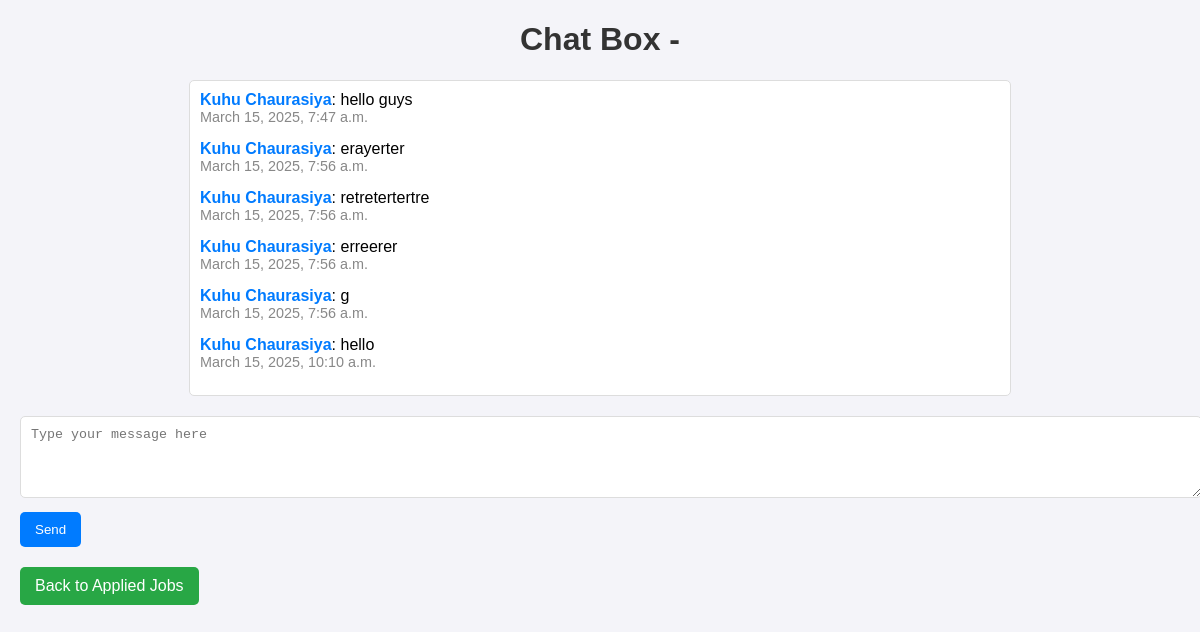
The page /chat/1/ (signed in) on the database its author committed.
### jobs/models.py (models this page shows, shortened)
class Message(models.Model):
    sender = models.ForeignKey(User, on_delete=models.CASCADE, related_name='sent_messages')
    recipient = models.ForeignKey(User, on_delete=models.CASCADE, related_name='received_messages')
    application = models.ForeignKey('Application', on_delete=models.CASCADE, related_name='messages')  # This line is key
    content = models.TextField()
    timestamp = models.DateTimeField(auto_now_add=True)

class JobSeeker(models.Model):
    user = models.OneToOneField(User, on_delete=models.CASCADE)
    first_name = models.CharField(max_length=30)
    last_name = models.CharField(max_length=30)
    resume = models.FileField(upload_to='resumes/')
    profile_picture = models.ImageField(upload_to='profile_pictures/', blank=True, null=True)
    skills = models.TextField(help_text="List skills separated by commas.")
    experience = models.CharField(max_length=500, null=True, blank=True)
    education = models.CharField(max_length=100)
    phone_number = models.CharField(max_length=15, blank=True, null=True)
    location = models.CharField(max_length=100, help_text="City, Country")
    linkedin_url = models.URLField(blank=True, null=True)
    portfolio_url = models.URLField(blank=True, null=True)
    summary = models.TextField(blank=True, help_text="A brief professional summary or bio.")
    certifications = models.TextField(blank=True, help_text="Certifications separated by commas.")
    languages = models.CharField(max_length=200, blank=True, help_text="Languages spoken, separated by commas.")
    is_premium = models.BooleanField(default=False)  # New field

### jobs/views.py (the view, shortened to what this page needs)
# urls.py: path('chat/<int:application_id>/', views.chat_view, name='chat'),
@login_required
def chat_view(request, application_id):
    application = get_object_or_404(Application, id=application_id)
    if request.user != application.job_seeker.user and request.user != application.job.company.user:
        return HttpResponseForbidden("You are not authorized to view this chat.")
    chat_messages = application.messages.order_by('timestamp')
    context = {
        'application': application,
        'messages': chat_messages,
    }
    return render(request, 'chat.html', context)

### jobs/templates/chat.html (shortened to what this page needs)
<!DOCTYPE html>
<html lang="en">
<head>
</head>
<body>
    <h1>
        {% if request.user == application.job.company.user %}
            Chat Box {{ request.user.jobseeker.first_name }} {{ request.user.jobseeker.last_name }}
        {% else %}
            Chat Box  - {{ application.job.company.company_name }}
        {% endif %}
    </h1>
    <div class="messages">
        {% for message in messages %}
            <div>
                {% if message.sender.jobseeker %}
                    <strong>{{ message.sender.jobseeker.first_name }} {{ message.sender.jobseeker.last_name }}</strong>:
                {% elif message.sender.employer %}
                    <strong>{{ message.sender.employer.company_name }}</strong>:
                {% else %}
                    <strong>{{ message.sender.username }}</strong>:
                {% endif %}
                {{ message.content }}
                <small>{{ message.timestamp }}</small>
            </div>
        {% endfor %}
    </div>
    <form method="post">
        <textarea name="content" rows="4" cols="50" placeholder="Type your message here"></textarea>
        <button type="submit">Send</button>
    </form>
    {% if request.user == application.job.company.user %}
        <a href="{% url 'view_applications' application.job.id %}" class="back-btn">Back to Applicant</a>
    {% else %}
        <a href="{% url 'applied_jobs' %}" class="back-btn">Back to Applied Jobs</a>
    {% endif %}
</body>
</html>

### jobs/templates/chat.html (style rules this page uses)
body { font-family: Arial, sans-serif; margin: 20px; background-color: #f4f4f9; }
h1 { text-align: center; color: #333; }
.messages { margin: 20px 0; padding: 10px; background-color: #fff; border-radius: 5px; border: 1px solid #ddd; max-width: 800px; margin-left: auto; margin-right: auto; max-height: 400px; overflow-y: scroll; }
.messages div { margin-bottom: 15px; }
.messages strong { color: #007BFF; }
.messages small { display: block; color: #888; font-size: 0.9em; }
textarea { width: 100%; padding: 10px; border: 1px solid #ddd; border-radius: 5px; resize: vertical; }
button { background-color: #007BFF; color: white; padding: 10px 15px; border-radius: 5px; border: none; cursor: pointer; margin-top: 10px; }
.back-btn { display: inline-block; margin-top: 20px; background-color: #28a745; color: white; padding: 10px 15px; text-decoration: none; border-radius: 5px; }

### rows shown on the page
Message: sender.jobseeker.first_name "Kuhu", sender.jobseeker.last_name "Chaurasiya", content "hello guys", timestamp "March 15, 2025, 7:47 a.m."
Message: sender.jobseeker.first_name "Kuhu", sender.jobseeker.last_name "Chaurasiya", content "erayerter", timestamp "March 15, 2025, 7:56 a.m."
Message: sender.jobseeker.first_name "Kuhu", sender.jobseeker.last_name "Chaurasiya", content "retretertertre", timestamp "March 15, 2025, 7:56 a.m."
Message: sender.jobseeker.first_name "Kuhu", sender.jobseeker.last_name "Chaurasiya", content "erreerer", timestamp "March 15, 2025, 7:56 a.m."
Message: sender.jobseeker.first_name "Kuhu", sender.jobseeker.last_name "Chaurasiya", content "g", timestamp "March 15, 2025, 7:56 a.m."
Message: sender.jobseeker.first_name "Kuhu", sender.jobseeker.last_name "Chaurasiya", content "hello", timestamp "March 15, 2025, 10:10 a.m."
